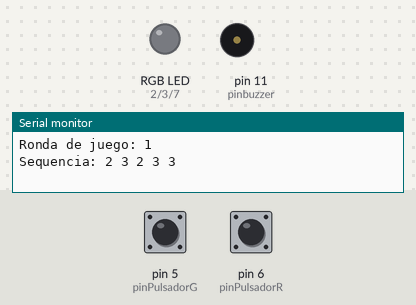
The sketch below on a simulated Arduino Uno, built with avr-gcc and run on an emulated ATmega328P. On the bench: an RGB LED mixed from three pins (HIGH = lit), buzzer (waves = sounding), the last lines printed to the serial monitor. Dashed ring = blinking. The inputs (shaded band) are chosen by the test bench; at power-on: pin 6 (pinPulsadorR) HIGH, pin 5 (pinPulsadorG) HIGH. Random numbers use the default seed unless the sketch sets one.

Above: at 6.8 s.
6.9 s: pin 6 (pinPulsadorR) pulled LOW for 0.2 s
At 8.4 s:
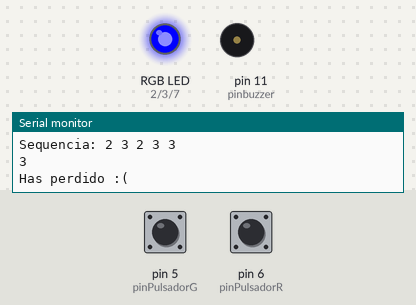
At 9.9 s:
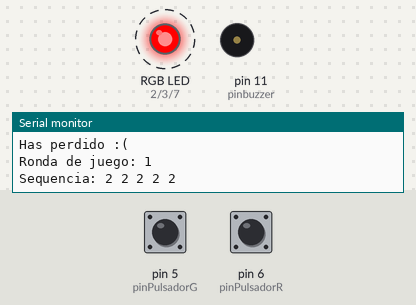
Timing chart, 0 to 15.9 s (numbered marks = the images above; inputs shaded):
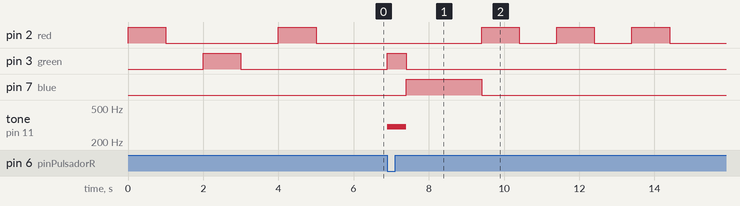

The sketch:

Ejercicio1.3.ino
```cpp
// C++ code
// GRUPO B3
// Mateo Rico Iglesias
// Chen Xin Pan Wang
// Eduardo Blanco Bielsa

//PINES LED RGB
int red = 2;
int green = 3;
int blue = 7;

//BUZZER
int pinbuzzer = 11;
int valorBuzzer = 300;

// Random
int pinForRandom = A0;
int randomNum = 0;

// Pines pulsadores
// Pulsador para el led rojo
int pinPulsadorR = 6;
int valorPulsadorR = 0;
int pushedR = 0;
// Pulsador para el led verde
int pinPulsadorG = 5;
int valorPulsadorG = 0;
int pushedG = 0;

int ronda = 3;

const int MAX = 5;
int initialSequence[MAX];
int userSequence[MAX];

// Método para generar números random
int generateRandom(int from, int to){
  randomSeed(millis());
  return random(from, to);
}

void setup(){
  Serial.begin(9600);
  pinMode(pinPulsadorR, INPUT_PULLUP);
  pinMode(pinPulsadorG, INPUT_PULLUP);
  pinMode(red, OUTPUT);
  pinMode(green, OUTPUT);
  pinMode(blue, OUTPUT);
  randomSeed(analogRead(pinForRandom));
  pinMode(pinbuzzer, OUTPUT);
}

void loop() {
   Serial.print("Ronda de juego: ");
   Serial.println(ronda-2);
   if(ronda == 3){
      generaSecuencia();
      muestraSecuencia();
      leeSecuencia();
   }else if(ronda != 3){
      muestraSecuencia();
      leeSecuencia();
   }
}

void hacerSonarBuzzer(){
    tone(pinbuzzer, valorBuzzer);
}

void mutearBuzzer(){
   noTone(pinbuzzer);
}

void generaSecuencia(){
  Serial.print("Sequencia: ");
   for(int i = 0; i < MAX; i++){
      int x = generateRandom(2,4);
      initialSequence[i] = x;
      Serial.print(x);
      Serial.print(" ");
   }
  Serial.println();
}

void muestraSecuencia(){
  for(int i = 0; i < ronda; i++) {
      if (initialSequence[i] == 2){
        digitalWrite(red, HIGH);
        delay(1000);
        digitalWrite(red, LOW);
        delay(1000);
    }else{
      digitalWrite(green, HIGH);
      delay(1000);
      digitalWrite(green, LOW);
      delay(1000);
    }
  }
}

void leerValorespines(){
  valorPulsadorR = digitalRead(pinPulsadorR);
    valorPulsadorG = digitalRead(pinPulsadorG);
}

void leeSecuencia() {
  pushedR = 0;
  pushedG = 0;
  int contRound = 0;
  while(contRound < ronda){
    leerValorespines();
    if(valorPulsadorR == HIGH && valorPulsadorG == LOW) {
        digitalWrite(red, HIGH);
        hacerSonarBuzzer();
        delay(500);
        digitalWrite(red, LOW);
        mutearBuzzer();
        userSequence[contRound] = red;
        Serial.println(userSequence[contRound]);
        pushedR++;
        if(userSequence[contRound] != initialSequence[contRound]) {
          error();
            return;
        }
        contRound++;
    }else if(valorPulsadorG == HIGH && valorPulsadorR == LOW) {
        digitalWrite(green, HIGH);
        hacerSonarBuzzer();
        delay(500);
        digitalWrite(green, LOW);
        mutearBuzzer();
        userSequence[contRound] = green;
        Serial.println(userSequence[contRound]);
        pushedG++;
        if(userSequence[contRound] != initialSequence[contRound]) {
          error();
          return;
        }
        contRound++;
    }
  }
  gana();
  return;
}

void gana() {
  if(ronda < MAX) {
      Serial.println("Ganaste la ronda :)");
      ronda++;
  }else if(ronda == MAX) {
    Serial.println("Ganaste el juego :)");
    explosionColores();
    ronda = 3;
  }
  pushedR = 0;
  pushedG = 0;
}

void explosionColores(){
  for(int i = 0; i < 10; i++){
    digitalWrite(red, HIGH);
    delay(100);
    digitalWrite(red, LOW);
    delay(100);
    digitalWrite(green, HIGH);
    delay(100);
    digitalWrite(green, LOW);
    delay(100);
    digitalWrite(blue, HIGH);
    delay(100);
    digitalWrite(blue, LOW);
    delay(100);
  }
}

void error() {
  Serial.println("Has perdido :(");
  digitalWrite(blue, HIGH);
  delay(2000);
  digitalWrite(blue, LOW);

  ronda = 3;
}
```

Measured:
- after the input at 6.9 s, pin 2 (red): alternates HIGH for 1.0 s and LOW for 1.0 s, starting after 2.5 s; pin 3 (green): LOW → HIGH at once, → LOW 0.50 s later; pin 7 (blue): LOW → HIGH after 0.50 s, → LOW 2.0 s later; tone on pin 11 (pinbuzzer): silent → 300 Hz at once, → silent 0.50 s later
- by itself, pin 2 (red): alternates HIGH for 1.0 s and LOW for 3.0 s
